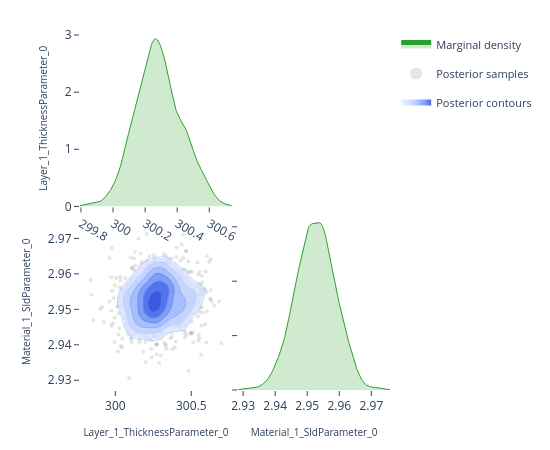

This figure's notebook cell:
### Code cell
# ---- Pairwise focus: thickness vs SLD ---------------------------------------
# A 2-parameter corner plot zooms in on the joint posterior for a specific
# pair.  This is the same view the EasyReflectometryApp's "2D Heatmap"
# sub-tab uses to inspect parameter degeneracies.


params_of_interest = ['Layer_1_ThicknessParameter_0', 'Material_1_SldParameter_0']
idx = [posterior.param_names.index(p) for p in params_of_interest]
subset_draws = np.asarray(posterior.draws)[:, idx]

fig = plot_corner(subset_draws, params_of_interest)
fig.show()

### Figure 1 — Plotly figure (JSON) as saved in the notebook; plotly's stock layout.template omitted (floating-point values rounded to 4 significant figures; data arrays with more than 128 entries replaced by an {"elided": "..."} marker saying what was removed)
{"data": [{"fill": "tozeroy", "fillcolor": "rgba(44, 160, 44, 0.22)", "hoverinfo": "skip", "legendgroup": "marginal", "line": {"color": "rgb(44, 160, 44)", "width": 1}, "mode": "lines", "name": "Marginal density", "showlegend": true, "type": "scatter", "x": {"elided": "256 float values"}, "xaxis": "x", "y": {"elided": "256 float values"}, "yaxis": "y"}, {"hoverinfo": "skip", "legendgroup": "scatter", "marker": {"color": "rgba(140, 140, 140, 0.22)", "size": 4}, "mode": "markers", "name": "Posterior samples", "showlegend": true, "type": "scatter", "x": {"elided": "880 float values"}, "xaxis": "x3", "y": {"elided": "880 float values"}, "yaxis": "y3", "zorder": 0}, {"colorscale": [[0.0, "rgba(224, 233, 255, 0.62)"], [0.35, "rgba(183, 203, 255, 0.70)"], [0.6, "rgba(138, 169, 252, 0.78)"], [0.82, "rgba(96, 131, 242, 0.84)"], [1.0, "rgba(58, 86, 224, 0.90)"]], "connectgaps": false, "contours": {"coloring": "fill", "end": 156.7, "showlabels": false, "showlines": false, "size": 24.75, "start": 33.0}, "hoverinfo": "skip", "legendgroup": "contour", "name": "Posterior contours", "showlegend": true, "showscale": false, "type": "contour", "x": [299.8, 299.8, 299.8, 299.8, 299.8, 299.9, 299.9, 299.9, 299.9, 299.9, 299.9, 299.9, 299.9, 299.9, 300.0, 300.0, 300.0, 300.0, 300.0, 300.0, 300.0, 300.0, 300.1, 300.1, 300.1, 300.1, 300.1, 300.1, 300.1, 300.1, 300.2, 300.2, 300.2, 300.2, 300.2, 300.2, 300.2, 300.2, 300.2, 300.3, 300.3, 300.3, 300.3, 300.3, 300.3, 300.3, 300.3, 300.4, 300.4, 300.4, 300.4, 300.4, 300.4, 300.4, 300.4, 300.5, 300.5, 300.5, 300.5, 300.5, 300.5, 300.5, 300.5, 300.5, 300.6, 300.6, 300.6, 300.6, 300.6, 300.6, 300.6, 300.6, 300.7, 300.7, 300.7, 300.7, 300.7, 300.7, 300.7, 300.7], "xaxis": "x3", "y": [2.928, 2.929, 2.93, 2.93, 2.931, 2.931, 2.932, 2.933, 2.933, 2.934, 2.934, 2.935, 2.936, 2.936, 2.937, 2.937, 2.938, 2.939, 2.939, 2.94, 2.94, 2.941, 2.942, 2.942, 2.943, 2.943, 2.944, 2.945, 2.945, 2.946, 2.946, 2.947, 2.948, 2.948, 2.949, 2.949, 2.95, 2.951, 2.951, 2.952, 2.952, 2.953, 2.954, 2.954, 2.955, 2.955, 2.956, 2.957, 2.957, 2.958, 2.958, 2.959, 2.96, 2.96, 2.961, 2.961, 2.962, 2.963, 2.963, 2.964, 2.964, 2.965, 2.966, 2.966, 2.967, 2.967, 2.968, 2.969, 2.969, 2.97, 2.97, 2.971, 2.972, 2.972, 2.973, 2.973, 2.974, 2.975, 2.975, 2.976], "yaxis": "y3", "z": {"elided": "80x80 float values"}, "zmax": 156.7, "zmin": 33.0, "zorder": 1}, {"colorscale": [[0.0, "rgba(183, 203, 255, 0.94)"], [0.35, "rgba(183, 203, 255, 0.94)"], [0.35, "rgba(138, 169, 252, 0.95)"], [0.6, "rgba(138, 169, 252, 0.95)"], [0.6, "rgba(96, 131, 242, 0.96)"], [0.82, "rgba(96, 131, 242, 0.96)"], [0.82, "rgba(58, 86, 224, 0.98)"], [1.0, "rgba(58, 86, 224, 0.98)"]], "contours": {"coloring": "lines", "end": 156.7, "showlabels": false, "size": 24.75, "start": 33.0}, "hoverinfo": "skip", "legendgroup": "contour", "line": {"width": 0.9}, "showlegend": false, "showscale": false, "type": "contour", "x": [299.8, 299.8, 299.8, 299.8, 299.8, 299.9, 299.9, 299.9, 299.9, 299.9, 299.9, 299.9, 299.9, 299.9, 300.0, 300.0, 300.0, 300.0, 300.0, 300.0, 300.0, 300.0, 300.1, 300.1, 300.1, 300.1, 300.1, 300.1, 300.1, 300.1, 300.2, 300.2, 300.2, 300.2, 300.2, 300.2, 300.2, 300.2, 300.2, 300.3, 300.3, 300.3, 300.3, 300.3, 300.3, 300.3, 300.3, 300.4, 300.4, 300.4, 300.4, 300.4, 300.4, 300.4, 300.4, 300.5, 300.5, 300.5, 300.5, 300.5, 300.5, 300.5, 300.5, 300.5, 300.6, 300.6, 300.6, 300.6, 300.6, 300.6, 300.6, 300.6, 300.7, 300.7, 300.7, 300.7, 300.7, 300.7, 300.7, 300.7], "xaxis": "x3", "y": [2.928, 2.929, 2.93, 2.93, 2.931, 2.931, 2.932, 2.933, 2.933, 2.934, 2.934, 2.935, 2.936, 2.936, 2.937, 2.937, 2.938, 2.939, 2.939, 2.94, 2.94, 2.941, 2.942, 2.942, 2.943, 2.943, 2.944, 2.945, 2.945, 2.946, 2.946, 2.947, 2.948, 2.948, 2.949, 2.949, 2.95, 2.951, 2.951, 2.952, 2.952, 2.953, 2.954, 2.954, 2.955, 2.955, 2.956, 2.957, 2.957, 2.958, 2.958, 2.959, 2.96, 2.96, 2.961, 2.961, 2.962, 2.963, 2.963, 2.964, 2.964, 2.965, 2.966, 2.966, 2.967, 2.967, 2.968, 2.969, 2.969, 2.97, 2.97, 2.971, 2.972, 2.972, 2.973, 2.973, 2.974, 2.975, 2.975, 2.976], "yaxis": "y3", "z": {"elided": "80x80 float values"}, "zmax": 156.7, "zmin": 33.0, "zorder": 2}, {"fill": "tozeroy", "fillcolor": "rgba(44, 160, 44, 0.22)", "hoverinfo": "skip", "legendgroup": "marginal", "line": {"color": "rgb(44, 160, 44)", "width": 1}, "mode": "lines", "name": "Marginal density", "showlegend": false, "type": "scatter", "x": {"elided": "256 float values"}, "xaxis": "x4", "y": {"elided": "256 float values"}, "yaxis": "y4"}], "layout": {"height": 450, "legend": {"font": {"size": 11}, "itemsizing": "constant", "orientation": "v", "x": 1.02, "xanchor": "left", "y": 1.0, "yanchor": "top"}, "margin": {"b": 60, "l": 80, "r": 160, "t": 30}, "plot_bgcolor": "white", "showlegend": true, "width": 550, "xaxis": {"anchor": "y", "domain": [0.0, 0.49], "showgrid": false, "ticks": "outside", "zeroline": false}, "xaxis2": {"anchor": "y2", "domain": [0.51, 1.0], "showgrid": false, "ticks": "outside", "visible": false, "zeroline": false}, "xaxis3": {"anchor": "y3", "domain": [0.0, 0.49], "showgrid": false, "ticks": "outside", "title": {"font": {"size": 10}, "text": "Layer_1_ThicknessParameter_0"}, "zeroline": false}, "xaxis4": {"anchor": "y4", "domain": [0.51, 1.0], "showgrid": false, "ticks": "outside", "title": {"font": {"size": 10}, "text": "Material_1_SldParameter_0"}, "zeroline": false}, "yaxis": {"anchor": "x", "domain": [0.51, 1.0], "showgrid": false, "ticks": "outside", "title": {"font": {"size": 10}, "text": "Layer_1_ThicknessParameter_0"}, "zeroline": false}, "yaxis2": {"anchor": "x2", "domain": [0.51, 1.0], "showgrid": false, "ticks": "outside", "visible": false, "zeroline": false}, "yaxis3": {"anchor": "x3", "domain": [0.0, 0.49], "showgrid": false, "ticks": "outside", "title": {"font": {"size": 10}, "text": "Material_1_SldParameter_0"}, "zeroline": false}, "yaxis4": {"anchor": "x4", "domain": [0.0, 0.49], "showgrid": false, "showticklabels": false, "ticks": "outside", "zeroline": false}}}
